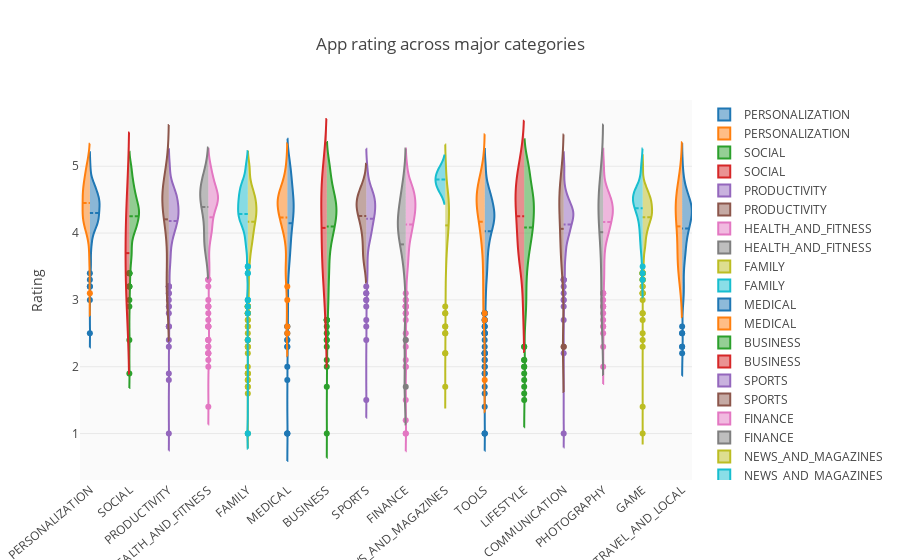

The code cell stored with this chart in its notebook:
### Markdown cell above
Now I would like to look deeper into each category to see average rating in each category and the differences between free apps vs paid apps.

Looking at those violin charts, I can see that there is not much difference between categories or free / paid at all. However, there are a clear distinction between Free Apps vs Paid Apps in the Magazine and Social categories. 
Looking deeper into them, it turns out that there are so small number of paid apps. 

* In case of Magazine Categories, there are two apps, they do not have a lot of Installs. Customers of those apps seems retired soldiers, which seems loyal and rate high for it.
* In case of Social category, there are also two apps, and they have so much issues. 

**Finding**: The average rating across apps are quite the same. That would lead to two hypotheses
* Free Apps are as high quality as Paid Apps. It makes sense, especially big companies like Google, Facebook offer free apps and earn money from selling data. Also, there are many apps listed as free, but they actually offer In-App purchase, meaning that they are not pure Free.
* OR Customers are more fair when rating for Free Apps vs Paid Apps. Meaning they has different expectation for Free Apps, knowing that they are using something for free.

### Code cell
groups = df_clean.groupby('Category').filter(lambda x: len(x) > 200).reset_index()

layout = {
    'title': 'App rating across major categories',
    'xaxis': { 'tickangle': -40 },
    'yaxis': { 'title': 'Rating' },
    'plot_bgcolor': 'rgb(250, 250, 250)'
}

data = []
for i, category in enumerate(list(set(groups.Category))):
    data.append({'y': df_clean.loc[(df_clean.Category == category) & (df_clean.Type == 'Free')]['Rating'],
                 'type': 'violin',
                 'name': category,
                 'side': 'positive',
                 'showlegend': True,
                 'meanline': { "visible": True } })
    data.append({'y': df_clean.loc[(df_clean.Category == category) & (df_clean.Type == 'Paid')]['Rating'],
                 'type': 'violin',
                 'name': category,
                 'side': 'negative',
                 'showlegend': True,
                 'meanline': { "visible": True } })

plotly.offline.iplot({'data': data, 'layout': layout})

### Figure 1 — Plotly figure (JSON) as saved in the notebook; plotly's stock layout.template omitted (floating-point values rounded to 4 significant figures; data arrays with more than 128 entries replaced by an {"elided": "..."} marker saying what was removed)
{"data": [{"meanline": {"visible": true}, "name": "PERSONALIZATION", "showlegend": true, "side": "positive", "type": "violin", "uid": "265def2b-21e9-42a5-b528-ababe6d5e329", "y": {"elided": "273 float values"}}, {"meanline": {"visible": true}, "name": "PERSONALIZATION", "showlegend": true, "side": "negative", "type": "violin", "uid": "601fa7cf-25d0-4fc7-a41b-eeeb29f6aa2d", "y": [4.2, 4.3, 4.4, 4.3, 4.6, null, 4.1, 4.4, 4.2, 4.8, 4.6, 4.2, 4.6, 4.3, 4.2, 4.3, 4.8, 4.6, 4.1, 4.6, 5, 4, null, 4.2, 4.6, null, 4.4, 4.6, 5, 4.8, 4.7, 4.1, 4.5, 4, 4.6, null, 4.5, 4.8, 4.1, 4.8, 5, 5, 3.6, 4.6, 4.6, null, null, 4.4, 3.1, 4.5, 4.1, 4.4, 4.9, 4.8, 5, 4.7, 4.7, 4.2, 4.6, 4.3, 4.7, 5, 4.4, 4.2, 4.3, 4.3, 4.1, 3.7, 4.2, 5]}, {"meanline": {"visible": true}, "name": "SOCIAL", "showlegend": true, "side": "positive", "type": "violin", "uid": "046afc4c-db79-4ef3-9f05-66546b13fdd1", "y": {"elided": "225 float values"}}, {"meanline": {"visible": true}, "name": "SOCIAL", "showlegend": true, "side": "negative", "type": "violin", "uid": "40df685f-1f9f-423c-90be-38c151538c94", "y": [3.2, 4.2]}, {"meanline": {"visible": true}, "name": "PRODUCTIVITY", "showlegend": true, "side": "positive", "type": "violin", "uid": "0e8d740e-5c4a-409b-849a-9c71cb1a8657", "y": {"elided": "312 float values"}}, {"meanline": {"visible": true}, "name": "PRODUCTIVITY", "showlegend": true, "side": "negative", "type": "violin", "uid": "34e4f01a-55ef-48b8-8bd2-a6de7d6bcd28", "y": [4.6, 3.4, 4.3, 3.4, 4.1, 3.9, 4.6, 4.8, 3, 4.4, 4.3, 3.1, null, null, 5, null, 4.6, null, 4.6, 4.7, null, 4.4, 4.5]}, {"meanline": {"visible": true}, "name": "HEALTH_AND_FITNESS", "showlegend": true, "side": "positive", "type": "violin", "uid": "14ce64f5-86c5-483d-bc7b-743c79ed4830", "y": {"elided": "251 float values"}}, {"meanline": {"visible": true}, "name": "HEALTH_AND_FITNESS", "showlegend": true, "side": "negative", "type": "violin", "uid": "ab2fbfed-b396-4ef3-8d41-87c5fe7cc9f1", "y": [4.4, 4.6, 4.8, 4.6, 3.9, 3.9, 4.8, 4.4, 3.8, null, 4.7, null, 4.4]}, {"meanline": {"visible": true}, "name": "FAMILY", "showlegend": true, "side": "positive", "type": "violin", "uid": "430c8e38-c855-4c04-bc21-8d35515899cc", "y": {"elided": "1593 float values"}}, {"meanline": {"visible": true}, "name": "FAMILY", "showlegend": true, "side": "negative", "type": "violin", "uid": "405de7da-926b-4629-ad8d-98826031d738", "y": {"elided": "169 float values"}}, {"meanline": {"visible": true}, "name": "MEDICAL", "showlegend": true, "side": "positive", "type": "violin", "uid": "5ed4a889-eb39-486e-911c-3aa81e3d38b7", "y": {"elided": "258 float values"}}, {"meanline": {"visible": true}, "name": "MEDICAL", "showlegend": true, "side": "negative", "type": "violin", "uid": "f1087b18-9f54-4b9e-965d-714a64447a57", "y": [4.2, 4.4, 4.6, 4.5, 4.8, 4.5, 3.2, 4.6, 4.5, 4.1, 4.6, 4.5, 4.4, 4.4, 4.4, 3.8, 4.6, 2.5, 4, 5, 4.3, 3.4, null, 3.4, 4.3, 4.4, 4.4, 4.2, 5, 4.1, 3.9, 4.6, 4.2, 4.4, 4.2, 3.6, 4.5, null, 4.7, 4.6, 4.5, 4.2, 4.2, 4.3, 4.4, 4.1, 4.4, 4.6, 4.4, 4.2, 4.5, 2.6, 4.6, 4.8, 4.2, 4.7, 3, 3.5, 4.6, null, 4, null, null, null, null, 4.6, 4.4, null, null, 3.4, null, null, 4.8, 4, null]}, {"meanline": {"visible": true}, "name": "BUSINESS", "showlegend": true, "side": "positive", "type": "violin", "uid": "2c4bdfbb-0dcc-43e9-878b-18ac8a2771ec", "y": {"elided": "331 float values"}}, {"meanline": {"visible": true}, "name": "BUSINESS", "showlegend": true, "side": "negative", "type": "violin", "uid": "db3c0b7f-3956-4eb2-bfa6-2085c8e2e633", "y": [4.7, 4.8, null, 2.9, 4.8, 4.2, 4.4, 3.6, 3.7, 3.6, null]}, {"meanline": {"visible": true}, "name": "SPORTS", "showlegend": true, "side": "positive", "type": "violin", "uid": "20f3f475-8b94-4452-94d2-81bfcfe106fb", "y": {"elided": "279 float values"}}, {"meanline": {"visible": true}, "name": "SPORTS", "showlegend": true, "side": "negative", "type": "violin", "uid": "e68c1c64-c8d5-47f4-a24b-930050af35f8", "y": [4.1, 4.6, 4.2, 4.2, 4.4, 4.4, 4.4, 3.6, 3.7, 4.5, 4.7, null, 4.1, 3.9, 4.6, 4.4, 4.4, 3.6, 4.6, 4.6, 4.4, 4.3, 3.9]}, {"meanline": {"visible": true}, "name": "FINANCE", "showlegend": true, "side": "positive", "type": "violin", "uid": "9b49d07d-c5d7-4923-9940-7b2b6058f631", "y": {"elided": "317 float values"}}, {"meanline": {"visible": true}, "name": "FINANCE", "showlegend": true, "side": "negative", "type": "violin", "uid": "ce3eb820-f4db-4eba-89a0-b74de27beaab", "y": [4.1, 3.8, 3.5, 4.6, 4.1, 4.3, 4, 4.4, 4.2, 2.4, 4.7, 1.7, 4]}, {"meanline": {"visible": true}, "name": "NEWS_AND_MAGAZINES", "showlegend": true, "side": "positive", "type": "violin", "uid": "a98d6672-d223-4241-b103-70d1bec12fdd", "y": {"elided": "236 float values"}}, {"meanline": {"visible": true}, "name": "NEWS_AND_MAGAZINES", "showlegend": true, "side": "negative", "type": "violin", "uid": "767e1a2e-9439-49e1-8107-d49ef64bf074", "y": [4.7, 4.9]}, {"meanline": {"visible": true}, "name": "TOOLS", "showlegend": true, "side": "positive", "type": "violin", "uid": "39bac7d1-85c5-41b2-a059-e5d2f29c9396", "y": {"elided": "714 float values"}}, {"meanline": {"visible": true}, "name": "TOOLS", "showlegend": true, "side": "negative", "type": "violin", "uid": "87447bc3-673d-44dd-99c3-44e886166299", "y": [5, 4.5, 1.8, 4.3, 3.3, 4.1, 4.5, 4.7, 4.2, 4.3, 4, 4.8, 4.4, 4.4, 4.4, 5, 3.9, 4.7, 4.3, 3.3, null, 3.5, 4.7, 4.2, null, 4.3, 4.3, 4.9, null, null, 4.6, 4.7, 3.9, 4, 4, 4.5, 4.2, 4.6, 4.7, 4.7, 4.7, null, 4.6, null, 3.8, 4.4, 4.5, 3, 4.7, 3.9, 3.7, 4.3, 3.9, 4.4, 4.5, 4.5, 4.5, 4.6, 2.7, 2.9, 3.3, 2.9, 3.5, 2.8, 4.2, 4.8, 4.6, 4.5, null, 4.8]}, {"meanline": {"visible": true}, "name": "LIFESTYLE", "showlegend": true, "side": "positive", "type": "violin", "uid": "7508b83e-85bd-4fd2-971b-2b6f4ae6f02f", "y": {"elided": "318 float values"}}, {"meanline": {"visible": true}, "name": "LIFESTYLE", "showlegend": true, "side": "negative", "type": "violin", "uid": "1c37a452-b44d-4efa-abb4-66f9e5df01cd", "y": [4.5, 4.9, 3.8, 3.6, 4.1, 4.8, 3.8, 3.8, 2.9, 4.2, 3.6, 4.5, 4.5, 4.6, 5, 4.6, 5, 4.3]}, {"meanline": {"visible": true}, "name": "COMMUNICATION", "showlegend": true, "side": "positive", "type": "violin", "uid": "ccb02c40-2bff-4e1c-8d93-71d5c25c9b3b", "y": {"elided": "262 float values"}}, {"meanline": {"visible": true}, "name": "COMMUNICATION", "showlegend": true, "side": "negative", "type": "violin", "uid": "fb04348a-2974-4a3f-b043-ff2a04fd338c", "y": [4, 4.4, null, 4.2, 3.7, 4.5, 4.5, null, 3.5, 2.3, 4.8, 4.8, 3.7, 3.8, 4.3, 4.6, 4.8, 4.6, 4.2, 2.3, 4.5, 3.7, 3.7, 4.5]}, {"meanline": {"visible": true}, "name": "PHOTOGRAPHY", "showlegend": true, "side": "positive", "type": "violin", "uid": "c5846306-c7a0-421a-a593-fd0c2f7b0a27", "y": {"elided": "258 float values"}}, {"meanline": {"visible": true}, "name": "PHOTOGRAPHY", "showlegend": true, "side": "negative", "type": "violin", "uid": "1ad40175-9331-4025-9ce6-4fc3e4435dd0", "y": [4.4, 4.3, 3.8, 4.4, 4.1, 4.8, 3.5, 3, 2.7, 4.5, null, 4.5, 3, null, 4.6, 4.6, 4, null]}, {"meanline": {"visible": true}, "name": "GAME", "showlegend": true, "side": "positive", "type": "violin", "uid": "ef900efc-16a1-4dc5-b055-fd3ecb267fda", "y": {"elided": "868 float values"}}, {"meanline": {"visible": true}, "name": "GAME", "showlegend": true, "side": "negative", "type": "violin", "uid": "85b4662b-5f9d-4784-a3d1-be8747bbbaa4", "y": [4.4, 4.6, 4.9, 4.4, 4.5, 4.6, 4.2, 4.5, 4.6, 4.3, 3.9, null, 4.6, 4.6, 4.5, 3.8, 4.6, 4.1, 3.9, 4.6, null, 4.3, 4.5, 4.4, 4.1, 4.2, 4.2, 4.3, 3.7, 4.5, 4.2, 4.4, 4, 4.5, 4.6, 4.5, 4.6, 4.7, 5, 3.4, 4.5, 4.4, 4.4, 4.6, 4, 4.5, 4.6, 4.4, null, 4.8, 4.5, 4.4, 4.6, 5, 4.1, 4.3, 3.5, 3.3, 4.7, 4.6, 4.6, 4.7, 3.8, 4.7, 5, 4.5, 4.4, 4.4, 4.3, 4, 4, 4.4, 3.7, 4.7, 4.5, 4.6, 4.3, 5, 3.8]}, {"meanline": {"visible": true}, "name": "TRAVEL_AND_LOCAL", "showlegend": true, "side": "positive", "type": "violin", "uid": "fc821ccb-ef2f-4e6e-bf1c-9e83b6764b82", "y": {"elided": "195 float values"}}, {"meanline": {"visible": true}, "name": "TRAVEL_AND_LOCAL", "showlegend": true, "side": "negative", "type": "violin", "uid": "00b4238e-87b6-407d-ae87-e6075f096a6e", "y": [4.3, 3.7, null, 4.7, 3.6, 4.5, null, 3.4, 4.2, 4.4]}], "layout": {"plot_bgcolor": "rgb(250, 250, 250)", "title": {"text": "App rating across major categories"}, "xaxis": {"tickangle": -40}, "yaxis": {"title": {"text": "Rating"}}}}
